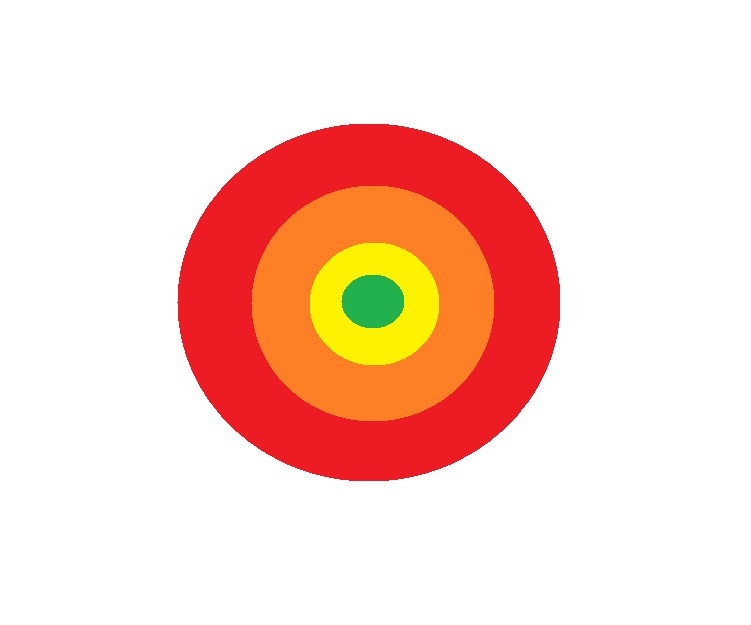
#> input picture kolo.jpg, 751 x 625 px
$ python -i triangulation.py   (imports and definitions only)
#> lines starting #> are read from the running program, lines starting #| are printed output that depends on the picture; after the words box and inside, x2 and y2 are one past the last pixel; in counts of white or black regions, pixels touching at a corner belong together
#> further down, picture is the input picture: shape (625, 751, 3); mean B, G, R 204.4, 215, 251.1
"""
Moduł zawierający klasę ImageTriangulation do tworzenia triangulacji Delaunaya na obrazach.
"""

import numpy as np
import cv2
from scipy.spatial import Delaunay


class ImageTriangulation:
    """
    Klasa odpowiedzialna za tworzenie triangulacji Delaunaya na obrazach.
    Umożliwia automatyczne wykrywanie konturów i generowanie siatki trójkątów.
    """

    def __init__(self):
        """
        Inicjalizuje obiekt triangulacji z domyślnymi parametrami.
        """
        # Parametry triangulacji - kontrolują gęstość siatki
        self.n_contour_points = 30  # Liczba punktów rozmieszczonych na konturze
        self.interior_density = 8  # Gęstość punktów wewnętrznych (im większa, tym więcej punktów)
        self.min_contour_area = 1000  # Minimalny obszar konturu do przetworzenia

        # Kolory używane do rysowania elementów triangulacji
        self.triangle_color = (0, 0, 0)  # Czarne linie triangulacji (format BGR)
        self.contour_color = (0, 255, 0)  # Zielony kolor konturów (nieużywany aktualnie)
        self.interior_color = (255, 0, 0)  # Czerwony kolor punktów wewnętrznych

    # [86 lines left out: functions rect_contains, draw_point, draw_delaunay_triangles, point_in_polygon, not called in this run]

    def get_contours_from_image(self, image):
        """
        Znajduje kontury w obrazie używając detekcji krawędzi Canny.

        Args:
            image (numpy.ndarray): Obraz wejściowy

        Returns:
            list: Lista konturów spełniających kryteria powierzchni
        """
        # Konwersja do skali szarości jeśli obraz jest kolorowy
        if len(image.shape) == 3:
            gray = cv2.cvtColor(image, cv2.COLOR_BGR2GRAY)
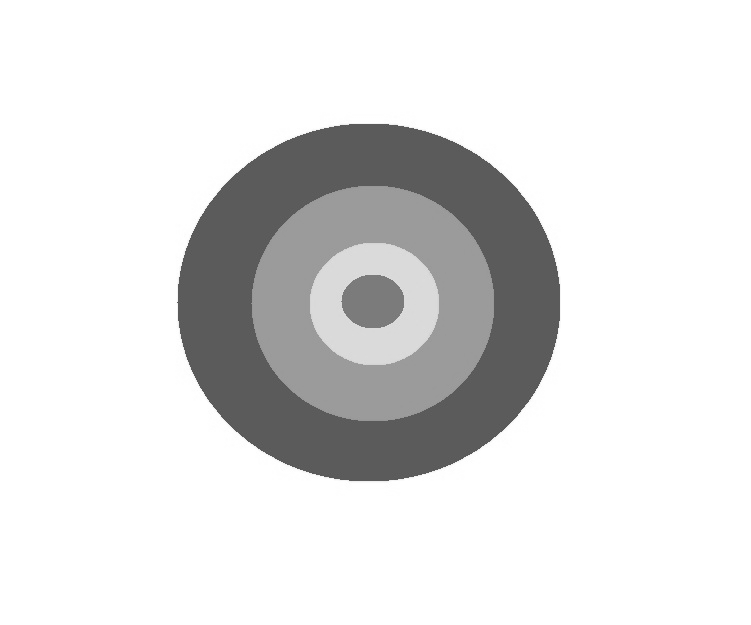
#> gray: shape (625, 751); min 82, max 255, mean 224.6
        else:
            gray = image.copy()

        # Rozmycie gaussowskie w celu redukcji szumu
        blurred = cv2.GaussianBlur(gray, (5, 5), 0)

        # Detekcja krawędzi algorytmem Canny
        edges = cv2.Canny(blurred, 50, 150)
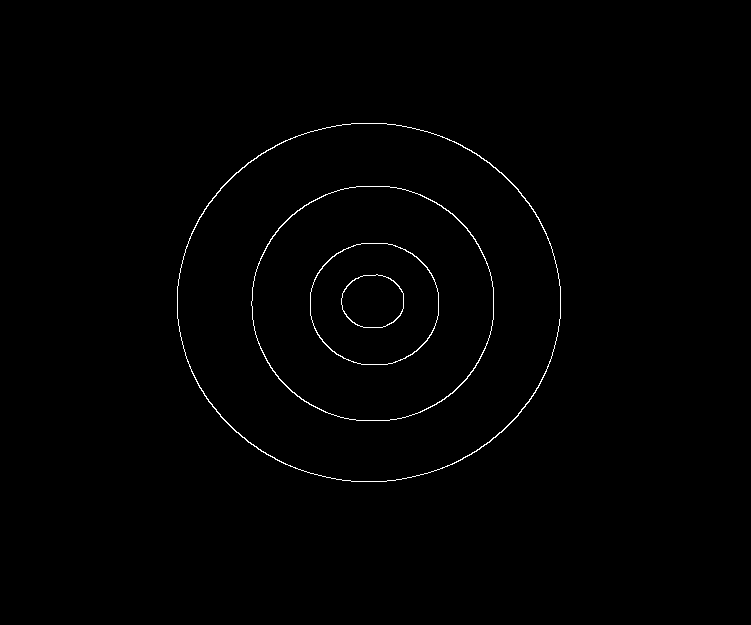
#> edges: shape (625, 751); 0.63% white in thin lines or dots, all inside (x1, y1, x2, y2) = (177, 123, 561, 482)

        # Znajdź kontury na obrazie krawędzi
        contours, _ = cv2.findContours(edges, cv2.RETR_EXTERNAL, cv2.CHAIN_APPROX_SIMPLE)
#> contours = 1 contour; box (x1, y1, x2, y2) and area: (177, 123, 561, 482) 107980

        # Filtruj kontury według minimalnej powierzchni
        filtered_contours = []
        for contour in contours:
            area = cv2.contourArea(contour)  # Oblicz powierzchnię konturu
            if area > self.min_contour_area:  # Zachowaj tylko duże kontury
                filtered_contours.append(contour)
#> this loop made 1 pass
#> area on pass 1: 107980
#> after the loop, filtered_contours has the same summary as contours

        return filtered_contours

    # [223 lines left out: functions place_points_on_contour, generate_interior_points, create_triangulation, process_image, process_from_file, not called in this run]

>>> import cv2
>>> picture = cv2.imread('kolo.jpg')
>>> result = ImageTriangulation().get_contours_from_image(picture)
#> result has the same summary as contours in get_contours_from_image

$ run again, on kot.jpg
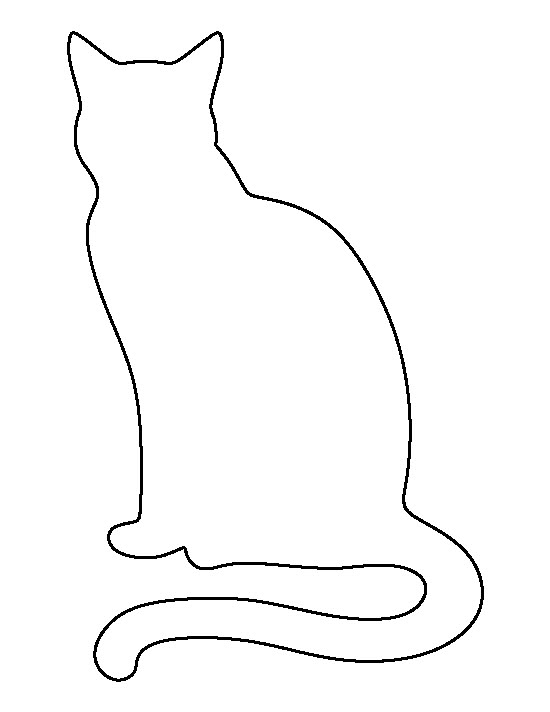
#> input picture kot.jpg, 550 x 712 px
#> picture is the input picture: shape (712, 550, 3); min 0, max 255, mean 249.6
#> in get_contours_from_image, `blurred = cv2.GaussianBlur(gray, (5, 5), 0)`:
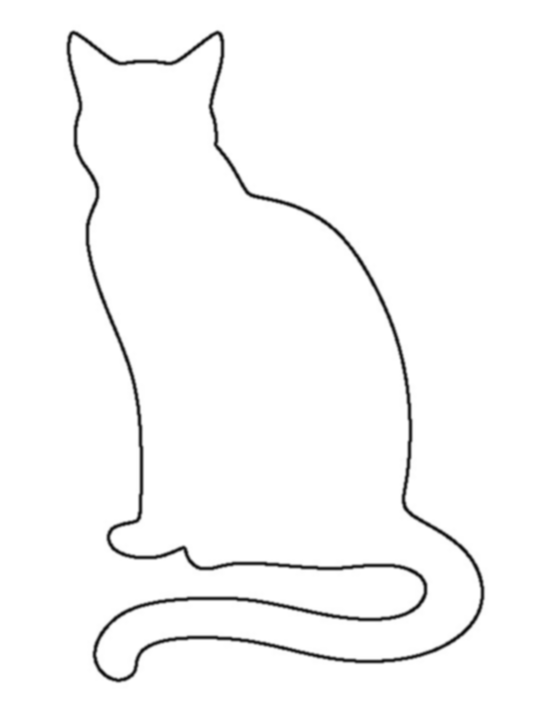
#> blurred: shape (712, 550); min 18, max 255, mean 249.6
#> in get_contours_from_image, `edges = cv2.Canny(blurred, 50, 150)`:
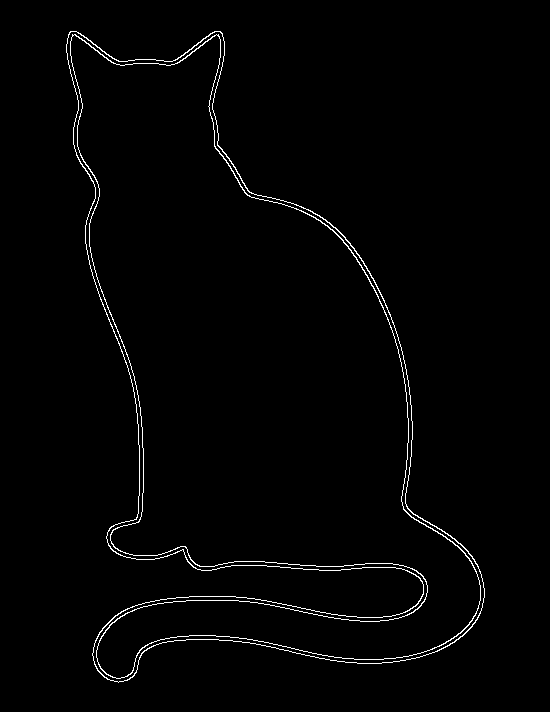
#> edges: shape (712, 550); 1.4% white in thin lines or dots, all inside (x1, y1, x2, y2) = (66, 31, 485, 683)
#> contours = 1 contour; box (x1, y1, x2, y2) and area: (66, 31, 485, 683) 144444
#> the loop in get_contours_from_image, `for contour in contours:` made 1 pass
#> area on pass 1: 144443.5
#> after the loop in get_contours_from_image, `for contour in contours:`: filtered_contours has the same summary as contours
#> result has the same summary as contours in get_contours_from_image

$ run again, on kwiat2.jpg
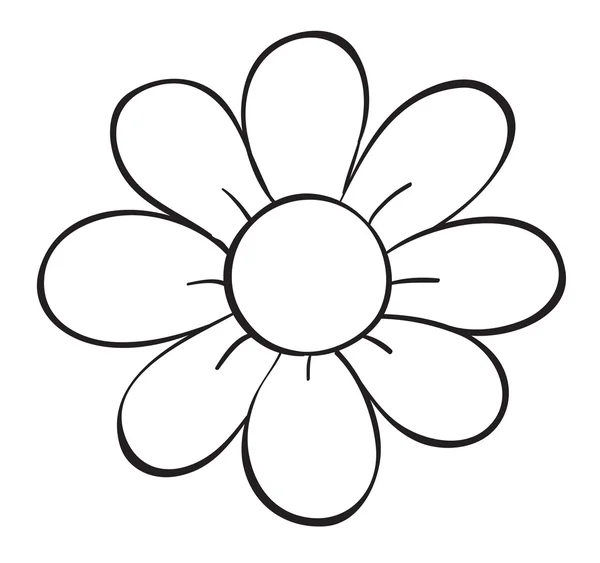
#> input picture kwiat2.jpg, 600 x 563 px
#> picture is the input picture: shape (563, 600, 3); mean B, G, R 240.7, 240.7, 240.8
#> in get_contours_from_image, `blurred = cv2.GaussianBlur(gray, (5, 5), 0)`:
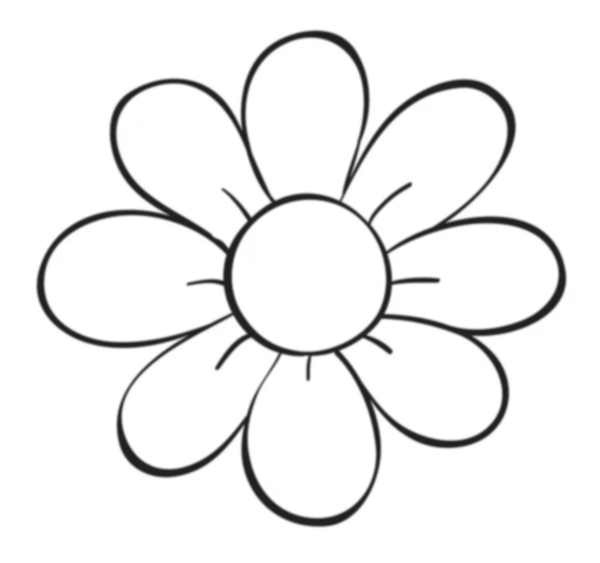
#> blurred: shape (563, 600); min 29, max 255, mean 240.7
#> in get_contours_from_image, `edges = cv2.Canny(blurred, 50, 150)`:
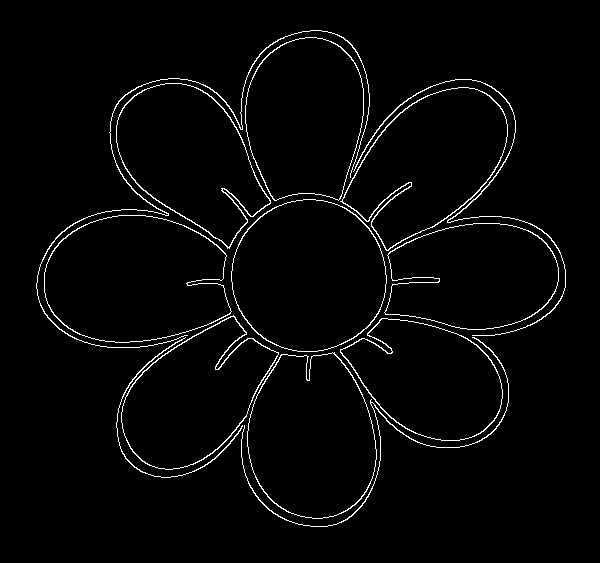
#> edges: shape (563, 600); 2.5% white in thin lines or dots, all inside (x1, y1, x2, y2) = (36, 30, 566, 527)
#> contours = 13 contours; largest, box (x1, y1, x2, y2) and area: (44, 215, 232, 343) 18774, (231, 199, 387, 352) 18490, (247, 352, 377, 519) 16694, (340, 87, 508, 251) 16114, (245, 37, 364, 201) 15428
#> the loop in get_contours_from_image, `for contour in contours:` made 13 passes
#> area on passes 1 to 8: 16694, 142.5, 109.5, 13285, 14373.5, 14413, 18773.5, 18489.5
#> after the loop in get_contours_from_image, `for contour in contours:`: filtered_contours = 9 contours; largest, box (x1, y1, x2, y2) and area: (44, 215, 232, 343) 18774, (231, 199, 387, 352) 18490, (247, 352, 377, 519) 16694, (340, 87, 508, 251) 16114, (245, 37, 364, 201) 15428
#> result has the same summary as filtered_contours in get_contours_from_image
